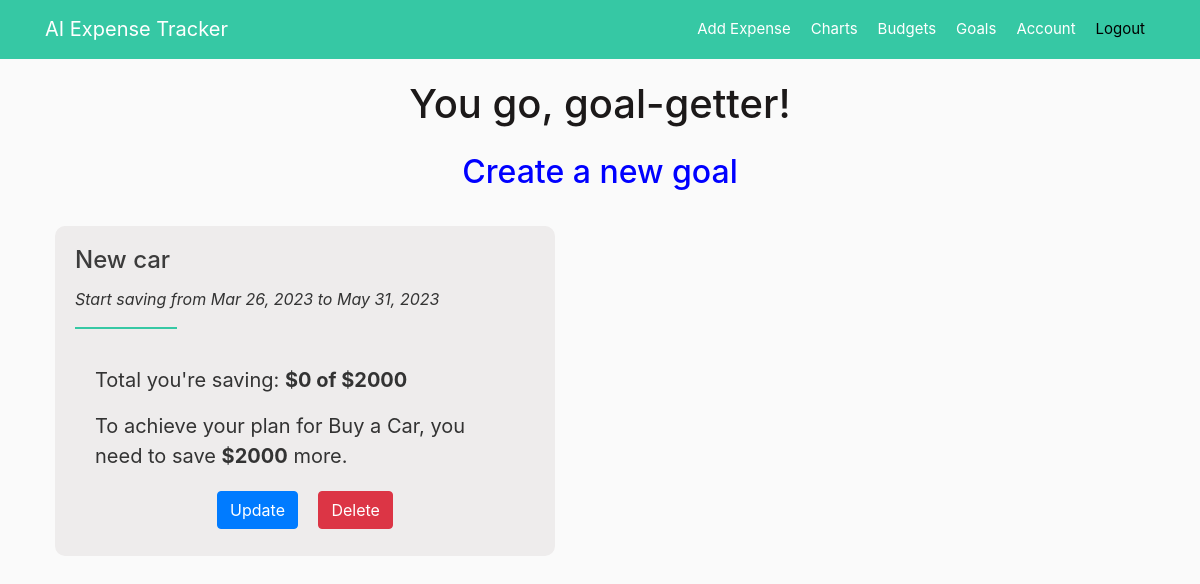
The page /goals (signed in) on the database as committed earlier.
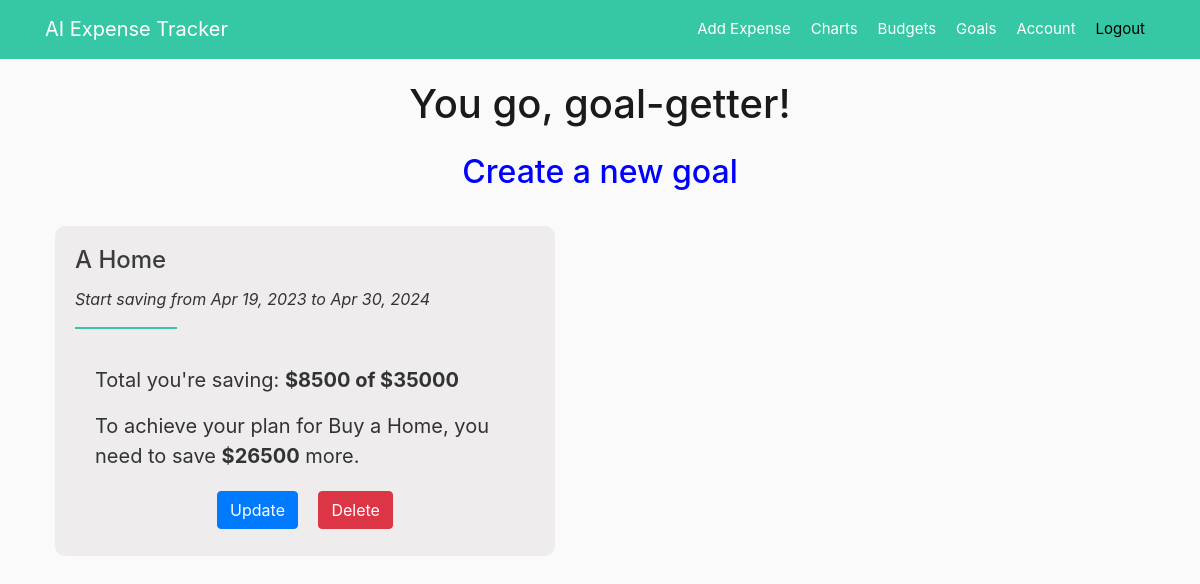
The same page on the database as committed later.
### app/models.py (models this page shows)
class Goal(db.Model):
    id = db.Column(db.Integer, primary_key=True)
    title = db.Column(db.String(100), nullable=False)
    purpose = db.Column(db.String(100), nullable=False)
    amount = db.Column(db.Numeric(precision=8, asdecimal=False,
                                  scale=2), nullable=False)
    date_start = db.Column(db.DateTime, nullable=False,
                           default=datetime.utcnow)
    date_end = db.Column(db.DateTime, nullable=False)
    period = db.Column(db.String(20), nullable=False)
    amount_saving = db.Column(db.Numeric(precision=8, asdecimal=False,
                                         scale=2), nullable=False, default=0.0)
    user_id = db.Column(db.Integer, db.ForeignKey('user.id'), nullable=False)
    date_posted = db.Column(db.DateTime, nullable=False)
    def __repr__(self):
        return f'<Goals {self.id}, {self.amount_saving}, {self.amount}>'

### app/goals/routes.py (the view)
@goals.route("/goals")
@login_required
def list_goal():
    all_goals = Goal.query.all()
    print(all_goals)
    return render_template('goals.html', title="Goals", goals=all_goals)

### app/models.py (called while the page is built)
@login_manager.user_loader
def load_user(user_id):
    return User.query.get(int(user_id))

### app/templates/goals.html (shortened to what this page needs)
{% extends "layout.html" %}
{% block content %}
<h1 style="text-align: center;">You go, goal-getter!</h1>
<b><a style="text-align: center;" href="{{ url_for('goals.new_goal') }}"><h2 class="create">Create a new goal</h2></a></b>
<div class="row row-cols-1 row-cols-md-2 row-cols-lg-3 g-3">
    {% for goal in goals %}
        <div class="col">
            <div class="goal">
                <h4 class="card-title">{{ goal.title }}</h4>
                <i><p>Start saving from {{ goal.date_start.strftime('%b %d, %Y') }}  to {{ goal.date_end.strftime('%b %d, %Y') }}</p></i>
                <hr>
                {% if goal.amount_saving < goal.amount %}
                    <div class="card-body">
                        <p class="card-text">Total you're saving: <b>${{ goal.amount_saving }} of ${{ goal.amount }}</b></p>
                        <p class="card-text">To achieve your plan for {{ goal.purpose }}, you need to save <b>${{ goal.amount - goal.amount_saving}}</b> more.</p>
                    </div>
                {% else %}
                    <div class="card-body">
                        <p class="card-text">Total you're saving: <b>${{ goal.amount_saving }} of ${{ goal.amount }}</b></p>
                        <p class="card-text"><b>Congratulation! You have achieved your goal.</b></p>
                    </div>
                {% endif %}
                <div class="text-center">
                    <a class="btn btn-primary mr-3" href="{{ url_for('goals.goal_update', goal_id=goal.id) }}" class="button">Update</a>
                    <button type="button" class="btn btn-danger btn-medium" data-toggle="modal" data-target="#deleteModal">Delete</button>
                </div>
            </div>
        </div>
    {% endfor %}
</div>
{% endblock content %}

### app/templates/layout.html (shortened to what this page needs)
<!DOCTYPE html>
<html>
    <head>
        <link rel="stylesheet" href="https://cdn.jsdelivr.net/npm/bootstrap@4.3.1/dist/css/bootstrap.min.css">
        <link rel="stylesheet" type="text/css" href="https://cdn.datatables.net/1.13.3/css/dataTables.bootstrap5.min.css">
        <link rel="stylesheet" type="text/css" href="{{ url_for('static', filename='main.css') }}">
    </head>
    <body>
        <header class="site-header">
            <nav class="navbar navbar-expand-md navbar-dark bg-steel fixed-top">
                <div class="container">
                    {% if current_user.is_authenticated %}
                        <a class="navbar-brand mr-4" href="/home">AI Expense Tracker</a>
                    {% else %}
                        <a class="navbar-brand mr-4" href="/">AI Expense Tracker</a>
                    {% endif %}
                    <div class="collapse navbar-collapse" id="navbarToggle">
                        <div class="navbar-nav ml-auto">
                            {% if current_user.is_authenticated %}
                                <a class="nav-item nav-link" href="{{ url_for('expenses.new_expense') }}">Add Expense</a>
                                <a class="nav-item nav-link" href="{{ url_for('charts.chart_overview') }}">Charts</a>
                                <a class="nav-item nav-link" href="{{ url_for('budgets.list_budget') }}">Budgets</a>
                                <a class="nav-item nav-link" href="{{ url_for('goals.list_goal') }}">Goals</a>
                                <a class="nav-item nav-link" href="{{ url_for('users.account') }}">Account</a>
                                <a class="nav-item nav-link-log-out" href="{{ url_for('users.logout') }}">Logout</a>
                            {% else %}
                                <a class="nav-item nav-link" href="{{ url_for('users.login') }}">Login</a>
                                <a class="nav-item nav-link" href="{{ url_for('users.register') }}">Register</a>
                            {% endif %}
                        </div>
                    </div>
                </div>
          </nav>
        </header>
        <main role="main" class="container">
            {% block content %}{% endblock %}
        </main>
    </body>
</html>

### app/static/main.css (style rules this page uses)
body { background: #fafafa; color: #333333; margin-top: 5rem; }
h2, h3, h4, h5, h6 { color: #3c3c3c; }
h1 { color: #1c1919; }
hr { width: 100px; margin-left: 0; border: 1px solid #36c8a4; }
.create { color: blue; margin: 25px; }
*, *:before, *:after { box-sizing: border-box; }
.bg-steel { background-color: #36c8a4; }
.site-header .navbar-nav .nav-link { color: #ffffff; padding: 10px; padding-left: 10px; padding-right: 10px; text-decoration: none; border-radius: 5px; font-size: 15px; }
.site-header .navbar-nav .nav-link-log-out { color: black; padding: 10px; padding-left: 10px; padding-right: 10px; text-decoration: none; border-radius: 5px; font-size: 15px; }
.text-center { text-align: center; }
.card-text { font-size: 20px; }
.goal { padding: 20px; margin: 10px; background-color: #eeecec; width: 500px; height: 330px; float:left; border-radius: 10px; }

Rows that differ between the two databases and show on the page:
removed Goal: title "New car", date_start "Mar 26, 2023", date_end "May 31, 2023", amount_saving "0", amount "2000", purpose "Buy a Car", goal.amount-goal.amount_saving "2000"
added Goal: title "A Home", date_start "Apr 19, 2023", date_end "Apr 30, 2024", amount_saving "8500", amount "35000", purpose "Buy a Home", goal.amount-goal.amount_saving "26500"
